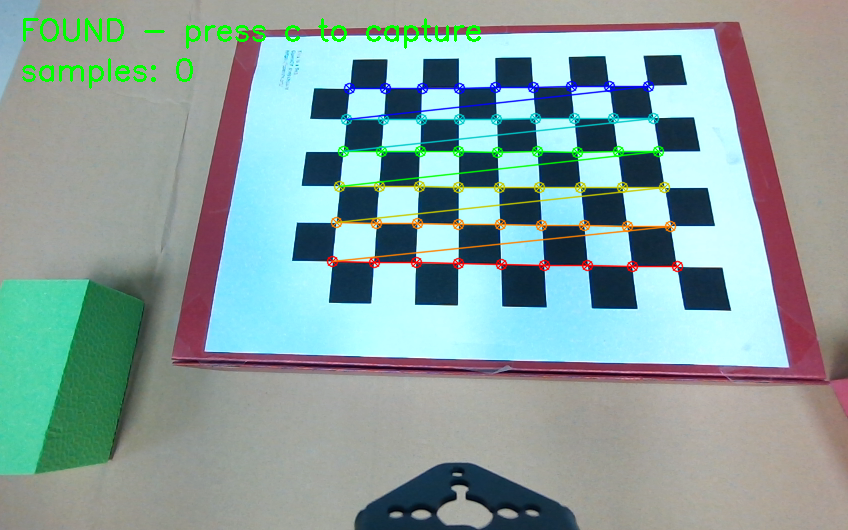
#> input picture config_runtime/handeye_calib/session_20260522_163227/sample_01.png, 848 x 530 px
$ python -i color_red_block_detector.py   (imports and definitions only)
#> lines starting #> are read from the running program, lines starting #| are printed output that depends on the picture; after the words box and inside, x2 and y2 are one past the last pixel; in counts of white or black regions, pixels touching at a corner belong together
#!/usr/bin/env python3
from dataclasses import dataclass, field

import cv2
import numpy as np


@dataclass
class RedColorDetection:
    class_id: int
    class_name: str
    conf: float
    x1: int
    y1: int
    x2: int
    y2: int
    contour: object = None
    mask: object = None
    depth_mm: float = None
    valid_depth: bool = False
    score: float = 0.0
    debug_info: dict = field(default_factory=dict)

    @property
    def center(self):
        return int((self.x1 + self.x2) / 2), int((self.y1 + self.y2) / 2)

    @property
    def width(self):
        return int(self.x2 - self.x1)

    @property
    def height(self):
        return int(self.y2 - self.y1)


class RedColorBlockDetector:
    def __init__(
        self,
        min_depth_mm=100,
        max_depth_mm=700,
        min_area=250,
        min_area_ratio=0.0,
        max_area_ratio=0.35,
        min_width=8,
        min_height=8,
        border_margin_px=3,
        aspect_min=0.35,
        aspect_max=3.0,
        extent_min=0.25,
        solidity_min=0.50,
        circularity_min=0.0,
        morph_kernel_size=5,
        erode_kernel_size=5,
        hsv_h1_min=0,
        hsv_h1_max=10,
        hsv_h2_min=170,
        hsv_h2_max=180,
        hsv_s_min=70,
        hsv_v_min=45,
        lab_a_min=145,
        bgr_r_min=80,
        bgr_rg_delta=35,
        bgr_rb_delta=25,
        bgr_b_max=210,
        min_valid_depth_count=8,
        max_targets=4,
    ):
        self.min_depth_mm = float(min_depth_mm)
        self.max_depth_mm = float(max_depth_mm)
        self.min_area = float(min_area)
        self.min_area_ratio = float(min_area_ratio)
        self.max_area_ratio = float(max_area_ratio)
        self.min_width = int(min_width)
        self.min_height = int(min_height)
        self.border_margin_px = int(border_margin_px)
        self.aspect_min = float(aspect_min)
        self.aspect_max = float(aspect_max)
        self.extent_min = float(extent_min)
        self.solidity_min = float(solidity_min)
        self.circularity_min = float(circularity_min)
        self.morph_kernel_size = int(max(3, morph_kernel_size))
        self.erode_kernel_size = int(max(3, erode_kernel_size))
        self.hsv_h1_min = int(hsv_h1_min)
        self.hsv_h1_max = int(hsv_h1_max)
        self.hsv_h2_min = int(hsv_h2_min)
        self.hsv_h2_max = int(hsv_h2_max)
        self.hsv_s_min = int(hsv_s_min)
        self.hsv_v_min = int(hsv_v_min)
        self.lab_a_min = int(lab_a_min)
        self.bgr_r_min = int(bgr_r_min)
        self.bgr_rg_delta = int(bgr_rg_delta)
        self.bgr_rb_delta = int(bgr_rb_delta)
        self.bgr_b_max = int(bgr_b_max)
        self.min_valid_depth_count = int(max(1, min_valid_depth_count))
        self.max_targets = int(max_targets)

    @staticmethod
    def _clamp01(value):
        return max(0.0, min(1.0, float(value)))

    @staticmethod
    def _odd(value):
        value = int(max(1, value))
        return value if value % 2 == 1 else value + 1

    def remove_small_components(self, binary, min_area):
        # 参考 AIRBOT 的做法，形态学后再清理小连通域，避免碎红点进入候选。
        num_labels, labels, stats, _ = cv2.connectedComponentsWithStats(binary, connectivity=8)
        cleaned = np.zeros(binary.shape, dtype=np.uint8)
        min_area_int = max(1, int(round(float(min_area))))
        for label in range(1, num_labels):
            area = int(stats[label, cv2.CC_STAT_AREA])
            if area >= min_area_int:
                cleaned[labels == label] = 255
        return cleaned

    def build_mask(self, bgr_image):
        blurred = cv2.GaussianBlur(bgr_image, (5, 5), 0)
        hsv = cv2.cvtColor(blurred, cv2.COLOR_BGR2HSV)
        lab = cv2.cvtColor(blurred, cv2.COLOR_BGR2LAB)

        hsv_low = cv2.inRange(
            hsv,
            np.array([self.hsv_h1_min, self.hsv_s_min, self.hsv_v_min], dtype=np.uint8),
            np.array([self.hsv_h1_max, 255, 255], dtype=np.uint8),
        )
        hsv_high = cv2.inRange(
            hsv,
            np.array([self.hsv_h2_min, self.hsv_s_min, self.hsv_v_min], dtype=np.uint8),
            np.array([self.hsv_h2_max, 255, 255], dtype=np.uint8),
        )
        hsv_mask = cv2.bitwise_or(hsv_low, hsv_high)

        lab_a = lab[:, :, 1]
        lab_mask = (lab_a >= self.lab_a_min).astype(np.uint8) * 255

        b = blurred[:, :, 0].astype(np.int16)
        g = blurred[:, :, 1].astype(np.int16)
        r = blurred[:, :, 2].astype(np.int16)
        bgr_rule = (
            (r >= self.bgr_r_min)
            & (r >= g + self.bgr_rg_delta)
            & (r >= b + self.bgr_rb_delta)
            & (b <= self.bgr_b_max)
        )
        bgr_mask = bgr_rule.astype(np.uint8) * 255

        aux_mask = cv2.bitwise_or(lab_mask, bgr_mask)
        mask = cv2.bitwise_and(hsv_mask, aux_mask)
        mask = cv2.medianBlur(mask, self._odd(self.morph_kernel_size))

        kernel_open = cv2.getStructuringElement(
            cv2.MORPH_ELLIPSE,
            (self._odd(self.morph_kernel_size), self._odd(self.morph_kernel_size)),
        )
        close_size = self._odd(max(self.morph_kernel_size + 2, int(round(self.morph_kernel_size * 1.5))))
        kernel_close = cv2.getStructuringElement(
            cv2.MORPH_ELLIPSE,
            (close_size, close_size),
        )
        kernel_dilate = cv2.getStructuringElement(cv2.MORPH_ELLIPSE, (3, 3))

        mask = cv2.morphologyEx(mask, cv2.MORPH_OPEN, kernel_open)
        mask = cv2.morphologyEx(mask, cv2.MORPH_CLOSE, kernel_close)
        mask = cv2.dilate(mask, kernel_dilate, iterations=1)
        mask = cv2.morphologyEx(mask, cv2.MORPH_OPEN, kernel_open)
        return mask

    def merge_nearby_contours(self, contours, image_shape, depth_mm):
        # 只合并“膨胀后轻微接触”的近邻碎块，尽量把同一红块局部拼回整体。
        if len(contours) <= 1:
            return contours

        image_h, image_w = image_shape[:2]
        merge_size = self._odd(max(5, self.morph_kernel_size + 4))
        merge_kernel = cv2.getStructuringElement(cv2.MORPH_ELLIPSE, (merge_size, merge_size))
        masks = []
        dilated_masks = []
        centers = []
        depths = []

        for contour in contours:
            candidate_mask = np.zeros((image_h, image_w), dtype=np.uint8)
            cv2.drawContours(candidate_mask, [contour], -1, 255, thickness=-1)
            masks.append(candidate_mask)
            dilated_masks.append(cv2.dilate(candidate_mask, merge_kernel, iterations=1))
            moments = cv2.moments(contour)
            if abs(moments["m00"]) > 1e-6:
                center = (int(round(moments["m10"] / moments["m00"])), int(round(moments["m01"] / moments["m00"])))
            else:
                x, y, w, h = cv2.boundingRect(contour)
                center = (int(x + w / 2), int(y + h / 2))
            centers.append(center)
            depth, valid_depth, _ = self.robust_depth_from_mask(depth_mm, candidate_mask, center, image_shape)
            depths.append(depth if valid_depth else None)

        parents = list(range(len(contours)))

        def find(idx):
            while parents[idx] != idx:
                parents[idx] = parents[parents[idx]]
                idx = parents[idx]
            return idx

        def union(a, b):
            ra = find(a)
            rb = find(b)
            if ra != rb:
                parents[rb] = ra

        for i in range(len(contours)):
            for j in range(i + 1, len(contours)):
                if cv2.countNonZero(cv2.bitwise_and(dilated_masks[i], dilated_masks[j])) <= 0:
                    continue
                depth_i = depths[i]
                depth_j = depths[j]
                if depth_i is not None and depth_j is not None and abs(float(depth_i) - float(depth_j)) > 80.0:
                    continue
                if self.pixel_distance(centers[i], centers[j]) > max(40.0, 2.2 * self.morph_kernel_size + 22.0):
                    continue
                union(i, j)

        grouped_masks = {}
        for idx, mask in enumerate(masks):
            root = find(idx)
            if root not in grouped_masks:
                grouped_masks[root] = np.zeros((image_h, image_w), dtype=np.uint8)
            grouped_masks[root] = cv2.bitwise_or(grouped_masks[root], mask)

        merged = []
        for merged_mask in grouped_masks.values():
            merged_contours, _ = cv2.findContours(merged_mask, cv2.RETR_EXTERNAL, cv2.CHAIN_APPROX_SIMPLE)
            merged.extend(merged_contours)
        return merged

    @staticmethod
    def pixel_distance(p1, p2):
        return float(np.hypot(float(p1[0]) - float(p2[0]), float(p1[1]) - float(p2[1])))

    # [33 lines left out: functions _scale_mask_to_depth, _valid_depths, _window_depth, not called in this run]

    def robust_depth_from_mask(self, depth_mm, candidate_mask, center, image_shape):
        if depth_mm is None:
            return None, False, {"depth_source": "none", "valid_depth_count": 0}

        scaled_mask = self._scale_mask_to_depth(candidate_mask, depth_mm.shape)
        kernel = cv2.getStructuringElement(
            cv2.MORPH_ELLIPSE,
            (self._odd(self.erode_kernel_size), self._odd(self.erode_kernel_size)),
        )
        eroded = cv2.erode(scaled_mask, kernel, iterations=1)
        if int(np.count_nonzero(eroded)) < 8:
            eroded = scaled_mask

        values = depth_mm[eroded > 0]
        valid = self._valid_depths(values)
        if valid.size >= max(12, self.min_valid_depth_count):
            return float(np.median(valid)), True, {
                "depth_source": "eroded_mask_median",
                "valid_depth_count": int(valid.size),
            }
        if valid.size >= self.min_valid_depth_count:
            return float(np.median(valid)), True, {
                "depth_source": "mask_median",
                "valid_depth_count": int(valid.size),
            }

        for radius in (3, 5, 7):
            depth, valid_count = self._window_depth(depth_mm, center, image_shape, radius)
            if depth is not None and valid_count >= self.min_valid_depth_count:
                return depth, True, {
                    "depth_source": f"center_window_{radius}",
                    "valid_depth_count": int(valid_count),
                }

        return None, False, {
            "depth_source": "invalid",
            "valid_depth_count": int(valid.size),
        }

    def validate_color_means(self, mean_bgr, mean_hsv, mean_lab):
        mean_b = float(mean_bgr[0])
        mean_g = float(mean_bgr[1])
        mean_r = float(mean_bgr[2])
        mean_s = float(mean_hsv[1])
        mean_v = float(mean_hsv[2])
        mean_a = float(mean_lab[1])
        rg_delta = mean_r - mean_g
        rb_delta = mean_r - mean_b

        checks = {
            "mean_r_ok": mean_r >= max(70.0, float(self.bgr_r_min) * 0.95),
            "mean_s_ok": mean_s >= max(45.0, float(self.hsv_s_min) * 0.70),
            "mean_v_ok": mean_v >= max(45.0, float(self.hsv_v_min) * 0.85),
            "mean_rg_ok": rg_delta >= max(18.0, float(self.bgr_rg_delta) * 0.75),
            "mean_rb_ok": rb_delta >= max(15.0, float(self.bgr_rb_delta) * 0.75),
            "mean_lab_a_ok": mean_a >= max(140.0, float(self.lab_a_min) - 8.0),
            "reject_green_bias": mean_g <= mean_r - 8.0,
        }
        return all(checks.values()), {
            "mean_b": mean_b,
            "mean_g": mean_g,
            "mean_r": mean_r,
            "mean_s": mean_s,
            "mean_v": mean_v,
            "mean_lab_a": mean_a,
            "mean_rg_delta": rg_delta,
            "mean_rb_delta": rb_delta,
            **checks,
        }

    def _candidate_score(self, area, min_area, max_area, color_ratio, extent, solidity, rr_extent, rr_ratio, depth_valid, color_stats):
        area_floor = max(float(min_area), 1.0)
        area_mid = max(area_floor * 3.0, float(max_area) * 0.10)
        area_score = self._clamp01((float(area) - area_floor) / max(area_mid - area_floor, 1.0))
        if float(area) < area_floor * 1.6:
            area_score *= 0.70

        color_score = np.mean(
            [
                self._clamp01((float(color_stats["mean_r"]) - max(70.0, float(self.bgr_r_min) * 0.95)) / 90.0),
                self._clamp01((float(color_stats["mean_s"]) - max(45.0, float(self.hsv_s_min) * 0.70)) / 80.0),
                self._clamp01((float(color_stats["mean_v"]) - max(45.0, float(self.hsv_v_min) * 0.85)) / 80.0),
                self._clamp01((float(color_stats["mean_rg_delta"]) - max(18.0, float(self.bgr_rg_delta) * 0.75)) / 70.0),
                self._clamp01((float(color_stats["mean_rb_delta"]) - max(15.0, float(self.bgr_rb_delta) * 0.75)) / 70.0),
                self._clamp01((float(color_stats["mean_lab_a"]) - max(140.0, float(self.lab_a_min) - 8.0)) / 40.0),
                self._clamp01(color_ratio),
            ]
        )
        rr_ratio_score = self._clamp01((2.6 - float(rr_ratio)) / 1.6)
        shape_score = np.mean(
            [
                self._clamp01(extent),
                self._clamp01(solidity),
                self._clamp01(rr_extent),
                rr_ratio_score,
            ]
        )
        depth_score = 1.0 if depth_valid else 0.15
        total = 0.26 * area_score + 0.30 * color_score + 0.32 * shape_score + 0.12 * depth_score
        return float(total), {
            "area_score": float(area_score),
            "color_score": float(color_score),
            "shape_score": float(shape_score),
            "depth_score": float(depth_score),
        }

    def detect(self, bgr_image, depth_mm=None, camera_matrix=None):
        del camera_matrix
        if bgr_image is None:
            return []

        image_h, image_w = bgr_image.shape[:2]
        image_area = max(1, image_w * image_h)
        min_area = max(self.min_area, image_area * self.min_area_ratio)
        max_area = image_area * self.max_area_ratio
        mask = self.build_mask(bgr_image)
        mask = self.remove_small_components(mask, min_area)
        blur = cv2.GaussianBlur(bgr_image, (5, 5), 0)
        hsv = cv2.cvtColor(blur, cv2.COLOR_BGR2HSV)
        lab = cv2.cvtColor(blur, cv2.COLOR_BGR2LAB)
        contours, _ = cv2.findContours(mask, cv2.RETR_EXTERNAL, cv2.CHAIN_APPROX_SIMPLE)
        contours = self.merge_nearby_contours(contours, bgr_image.shape, depth_mm)

        detections = []
        for contour in contours:
            area = float(cv2.contourArea(contour))
            if area < min_area or area > max_area:
                continue

            x, y, w, h = cv2.boundingRect(contour)
            if w < self.min_width or h < self.min_height:
                continue
            if (
                x <= self.border_margin_px
                or y <= self.border_margin_px
                or x + w >= image_w - self.border_margin_px
                or y + h >= image_h - self.border_margin_px
            ):
                continue

            aspect = float(w) / max(float(h), 1.0)
            if aspect < self.aspect_min or aspect > self.aspect_max:
                continue

            bbox_area = float(w * h)
            extent = area / max(bbox_area, 1.0)
            if extent < self.extent_min:
                continue

            hull = cv2.convexHull(contour)
            hull_area = float(cv2.contourArea(hull))
            solidity = area / max(hull_area, 1.0)
            if solidity < self.solidity_min:
                continue

            rr = cv2.minAreaRect(contour)
            rr_w = max(float(rr[1][0]), float(rr[1][1]))
            rr_h = min(float(rr[1][0]), float(rr[1][1]))
            if rr_w <= 1.0 or rr_h <= 1.0:
                continue
            rr_ratio = rr_w / rr_h
            rr_ratio_min = max(1.0, min(self.aspect_min, 1.0))
            rr_ratio_max = max(2.30, min(3.2, self.aspect_max + 0.35))
            if rr_ratio < rr_ratio_min or rr_ratio > rr_ratio_max:
                continue
            rr_area = rr_w * rr_h
            rr_extent = area / max(rr_area, 1.0)
            if rr_extent < max(0.45, self.extent_min + 0.18):
                continue

            perimeter = float(cv2.arcLength(contour, True))
            circularity = 0.0
            if perimeter > 1e-6:
                circularity = 4.0 * np.pi * area / (perimeter * perimeter)
            if self.circularity_min > 0.0 and circularity < self.circularity_min:
                continue

            candidate_mask = np.zeros((image_h, image_w), dtype=np.uint8)
            cv2.drawContours(candidate_mask, [contour], -1, 255, thickness=-1)
            color_ratio = float(np.count_nonzero(cv2.bitwise_and(mask, candidate_mask))) / max(area, 1.0)
            moments = cv2.moments(contour)
            if abs(moments["m00"]) > 1e-6:
                center = (int(round(moments["m10"] / moments["m00"])), int(round(moments["m01"] / moments["m00"])))
            else:
                center = (int(round(rr[0][0])), int(round(rr[0][1])))
            center = (
                max(0, min(center[0], image_w - 1)),
                max(0, min(center[1], image_h - 1)),
            )

            mean_bgr = cv2.mean(blur, candidate_mask)
            mean_hsv = cv2.mean(hsv, candidate_mask)
            mean_lab = cv2.mean(lab, candidate_mask)
            color_valid, color_stats = self.validate_color_means(mean_bgr, mean_hsv, mean_lab)
            if not color_valid:
                continue

            depth, valid_depth, depth_info = self.robust_depth_from_mask(
                depth_mm=depth_mm,
                candidate_mask=candidate_mask,
                center=center,
                image_shape=bgr_image.shape,
            )

            score, score_parts = self._candidate_score(
                area=area,
                min_area=min_area,
                max_area=max_area,
                color_ratio=color_ratio,
                extent=extent,
                solidity=solidity,
                rr_extent=rr_extent,
                rr_ratio=rr_ratio,
                depth_valid=valid_depth,
                color_stats=color_stats,
            )
            visibility_score = self._clamp01(area / max(max_area, 1.0))
            detections.append(
                RedColorDetection(
                    class_id=0,
                    class_name="red_block",
                    conf=float(score),
                    x1=int(x),
                    y1=int(y),
                    x2=int(x + w),
                    y2=int(y + h),
                    contour=contour,
                    mask=candidate_mask,
                    depth_mm=depth,
                    valid_depth=bool(valid_depth),
                    score=float(score),
                    debug_info={
                        "area": area,
                        "bbox_area": bbox_area,
                        "aspect": aspect,
                        "extent": extent,
                        "solidity": solidity,
                        "rr_width": rr_w,
                        "rr_height": rr_h,
                        "rr_ratio": rr_ratio,
                        "rr_extent": rr_extent,
                        "circularity": circularity,
                        "color_ratio": color_ratio,
                        "mask_area": area,
                        "visibility_score": visibility_score,
                        **color_stats,
                        **score_parts,
                        **depth_info,
                    },
                )
            )

        detections.sort(key=lambda item: item.score, reverse=True)
        return detections[: self.max_targets]

>>> import cv2
>>> picture = cv2.imread('../../../../config_runtime/handeye_calib/session_20260522_163227/sample_01.png')
#> picture is the input picture: shape (530, 848, 3); mean B, G, R 159.3, 161.9, 137.4
>>> result = RedColorBlockDetector().detect(picture)
#> in build_mask, `hsv_low = cv2.inRange( hsv, np.array([self.hsv_h1_min, self.hsv_s_min,..`:
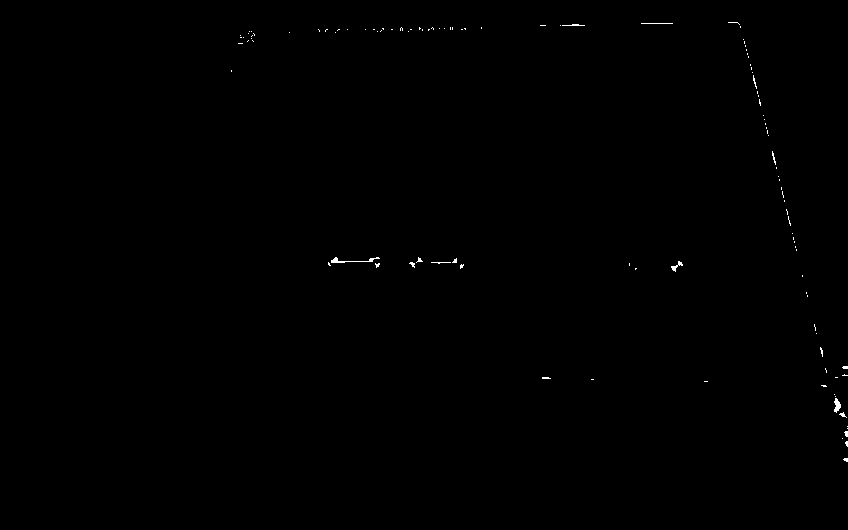
#> hsv_low: shape (530, 848); 0.17% white in thin lines or dots, all inside (x1, y1, x2, y2) = (231, 22, 848, 462)
#> in build_mask, `lab_a = lab[:, :, 1]`:
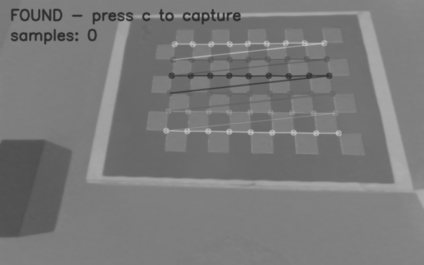
#> lab_a: shape (530, 848) (shown at 1/2 size); min 42, max 197, mean 121.2
#> in build_mask, `b = blurred[:, :, 0].astype(np.int16)`:
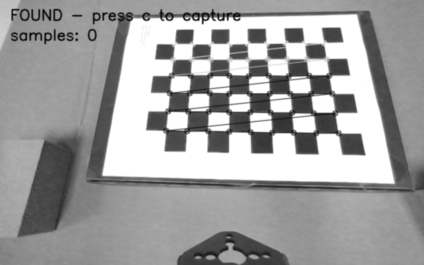
#> b: shape (530, 848) int16 (shown at 1/2 size); min 0, max 255, mean 159.3
#> in build_mask, `g = blurred[:, :, 1].astype(np.int16)`:
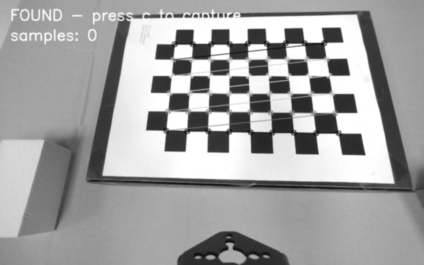
#> g: shape (530, 848) int16 (shown at 1/2 size); min 14, max 255, mean 161.9
#> in build_mask, `r = blurred[:, :, 2].astype(np.int16)`:
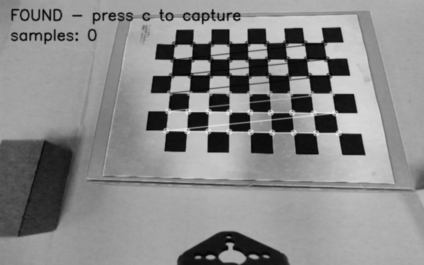
#> r: shape (530, 848) int16 (shown at 1/2 size); min 1, max 242, mean 137.4
#> in build_mask, `aux_mask = cv2.bitwise_or(lab_mask, bgr_mask)`:
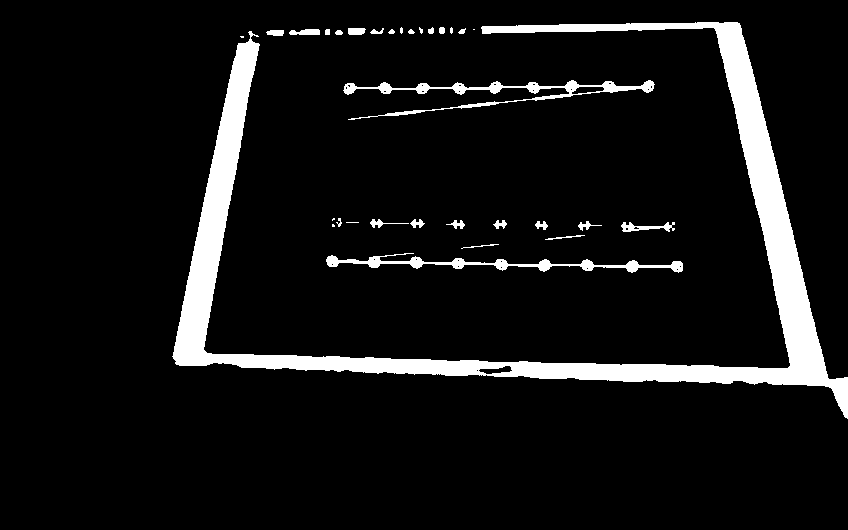
#> aux_mask: shape (530, 848); 8% white; 32 white regions (8 under 20 px), largest, box (x1, y1, x2, y2) and area: (172, 22, 848, 419) 30607, (343, 80, 655, 120) 2121, (326, 253, 683, 273) 1807
#> in build_mask, `mask = cv2.morphologyEx(mask, cv2.MORPH_CLOSE, kernel_close)`:
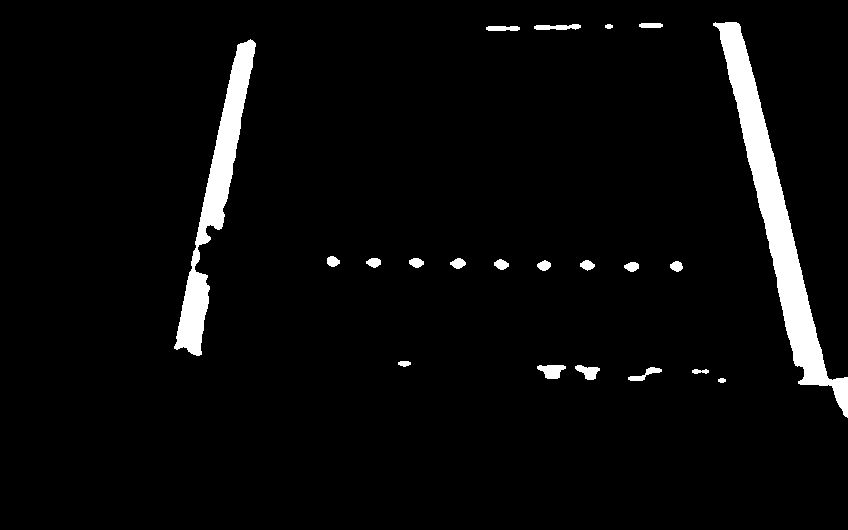
#> mask: shape (530, 848); 4.1% white; 21 white regions, largest, box (x1, y1, x2, y2) and area: (713, 22, 848, 418) 10003, (174, 39, 256, 356) 6217, (537, 365, 566, 379) 275
#> (the rest of the program and of its run is left out)
